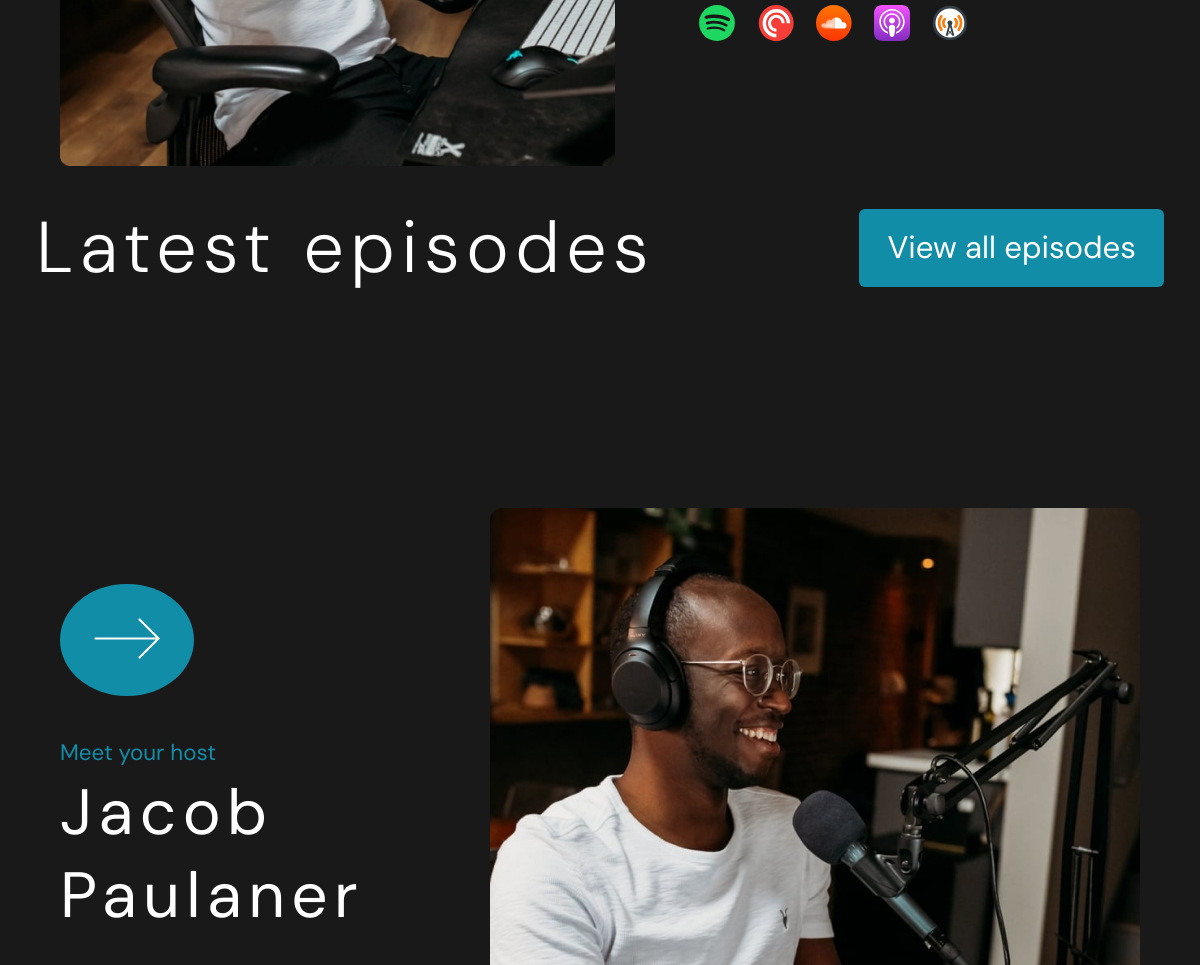
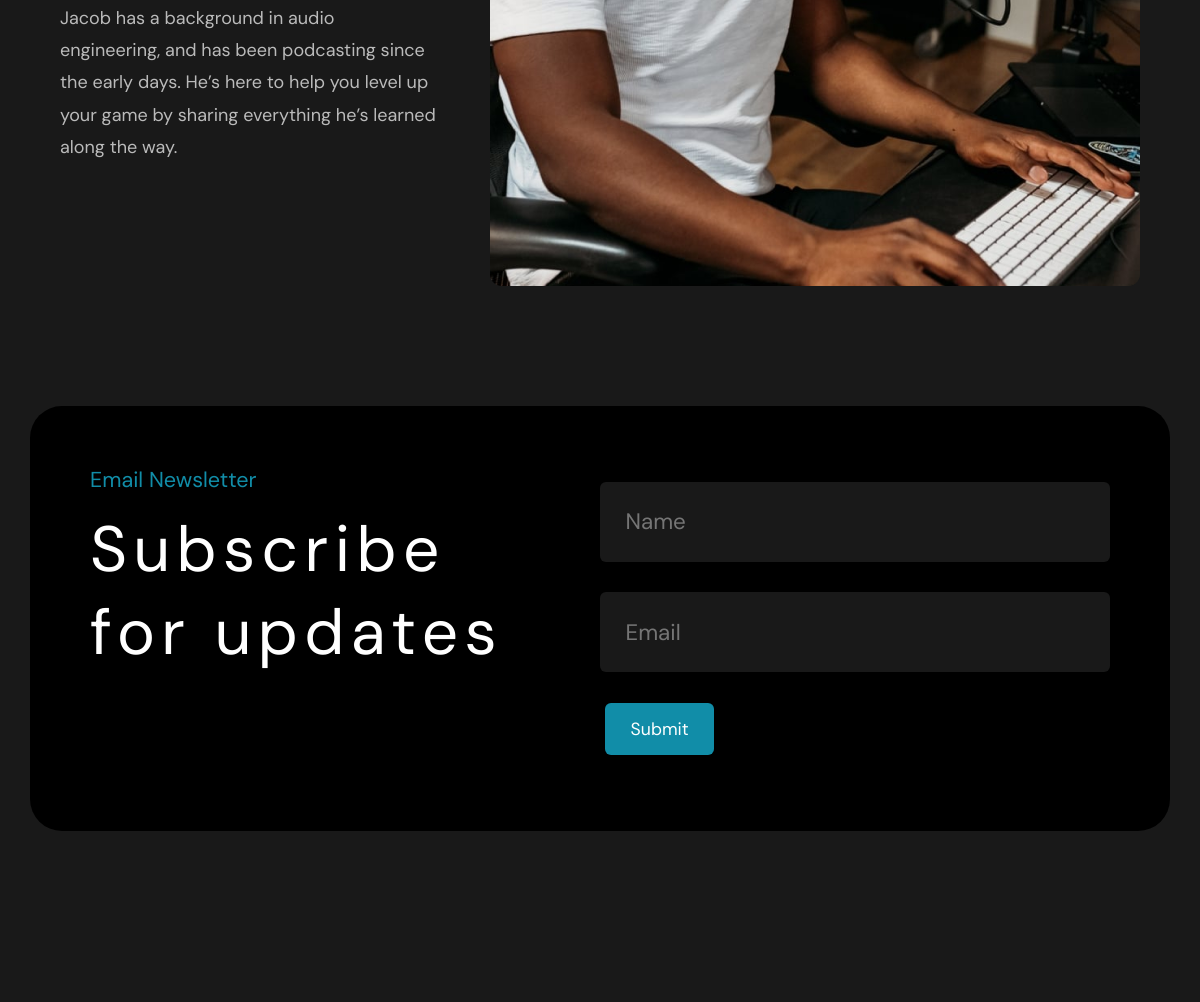
The app's page / (middle part), older data (2 pictures, top to bottom).
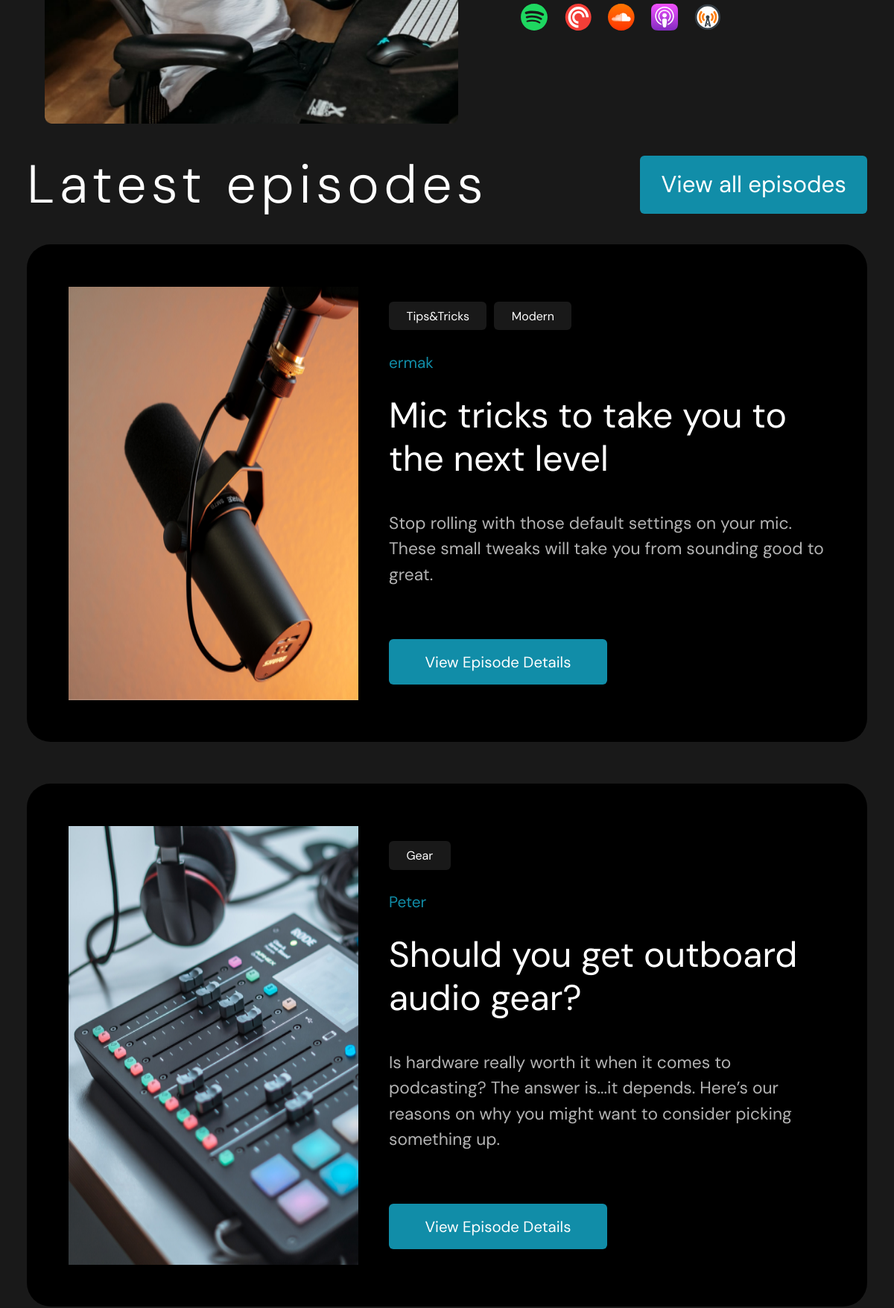
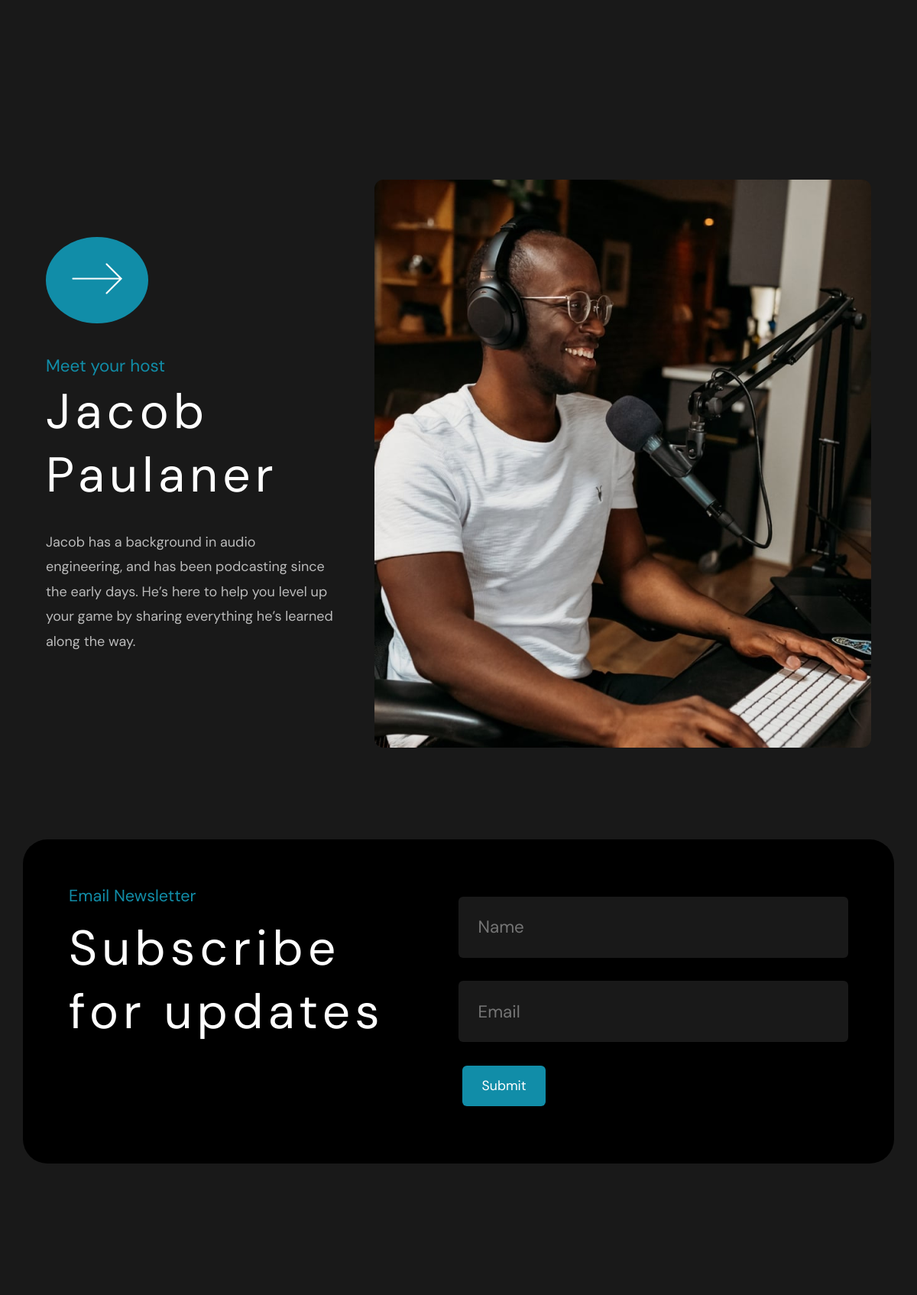
The same page, newer data (2 pictures, top to bottom).
### home/models.py (models this page shows, shortened)
class Episodes(models.Model):
    title = models.CharField(max_length=255)
    slug = models.SlugField(max_length=100, unique=True)
    description = models.CharField(max_length=200)
    content = models.TextField()
    image = models.ImageField()
    tags = models.ManyToManyField('Tags', related_name='tags')
    time_create = models.DateTimeField(auto_now_add=True)
    time_update = models.DateTimeField(auto_now=True)
    author = models.ForeignKey(User, on_delete=models.PROTECT)
    def get_absolute_url(self):
        return reverse('episodes_detail', kwargs={"episode_id": self.pk})
    class Meta:
        verbose_name_plural = 'Episodes'

class Tags(models.Model):
    name = models.CharField(max_length=50)
    slug = models.SlugField(max_length=50, unique=True)
    def get_absolute_url(self):
        return reverse('show_tags', kwargs={"tag_slug": self.slug})
    class Meta:
        verbose_name_plural = 'Tags'

### home/views.py (the view)
# urls.py: path('', views.index, name='index'),
def index(request):
    num_visits = request.session.get('num_visits', 0)
    request.session['num_visits'] = num_visits + 1
    episodes = Episodes.objects.order_by('-time_create')[:3]
    return render(request, 'index.html', {'episodes': episodes, 'num_visits':num_visits})

### home/templates/index.html (shortened to what this page needs)
{% extends 'base.html' %}
{% load static %}
{% block content %}
<main>
    <section class="section-1">
        <img class="man-in-headphones" src="{% static 'images\maninheadphones.png' %}" alt="Фото" align="left">
        <div class="section-1-text">
            <div class="music-apps">
                <div class="music-apps-icons">
                    <a href=""><img src="{% static 'icons\IMAGEspotify.svg' %}" alt=""></a>
                    <a href=""><img src="{% static 'icons\IMAGEred.svg' %}" alt=""></a>
                    <a href=""><img src="{% static 'icons\IMAGEcloud.svg' %}" alt=""></a>
                    <a href=""><img src="{% static 'icons\IMAGEpurple.svg' %}" alt=""></a>
                    <a href=""><img src="{% static 'icons\IMAGEradio.svg' %}" alt=""></a>
                </div>
            </div>
        </div>
    </section>
    <section class="section-2">
        <div class="episodes">
            <div class="episodes-header">
                <p>Latest episodes</p>
                <a href="{% url 'show_episodes' %}"><button type="button">View all episodes</button></a>
            </div>
            {% for ep in episodes %}
            <div class="episodes-content-card">
                <img src="{{ ep.image.url }}" alt="">
                <div class="episodes-content-card-description">
                    <div class="section-2-tags">
                        {% for tag in ep.tags.all %}
                        <a href="{{ tag.get_absolute_url }}">{{ tag.name }}</a>
                        {% endfor %}
                    </div>
                    <p><a class="ep-num" href="{% url 'index' %}">{{ ep.author }}</a></p>
                    <h1>{{ ep.title|capfirst }}</h1>
                    <p class="ep-content">{{ ep.description }}</p>
                    <a class="get-absolute-url" href="{{ ep.get_absolute_url }}"><button type="button">View Episode Details</button></a>
                </div>
            </div>
            {% endfor %}
        </div>
    </section>
    <section class="section-3">
        <div class="section-3-content">
            <button><img src="{% static 'icons\arrow.png' %}" alt=""></button>
            <p class="section-3-action">Meet your host</p>
            <p class="section-3-title">Jacob Paulaner</p>
            <p class="section-3-description">Jacob has a background in audio engineering, and has been podcasting since
                the early days. He’s here to help you level up your game by sharing everything he’s learned along the
                way.</p>
        </div>
        <img class="section-3-container-img" src="{% static 'images\IMAGEjacob.png' %}" alt="">
    </section>
    <section class="section-email_form">
        <div class="section-email_form-title">
            <p class="title">Email Newsletter</p>
            <p class="description">Subscribe for updates</p>
        </div>
        <div class="section-email_form-form">
            <form action="" method="post">
                <input type="text" name="name" placeholder="Name">
                <input type="email" name="email" placeholder="Email">
                <button>Submit</button>
            </form>
        </div>
    </section>
    <section class="comments">
    </section>
</main>
{% endblock %}

Row changes from the older to the newer data that the page shows:
added Episodes: image (picture), author "ermak", title "Mic tricks to take you to the next level", description "Stop rolling with those default settings on your mic. These small tweaks will take you from sounding good to great."
added Tags: name "Tips&Tricks", shown under "ermak"
added Tags: name "Modern", shown under "ermak"
added Episodes: image (picture), author "Peter", title "Should you get outboard audio gear?", description "Is hardware really worth it when it comes to podcasting? The answer is...it depends. Here’s our reasons on why you might want to consider picking something up."
added Tags: name "Gear", shown under "Peter"
